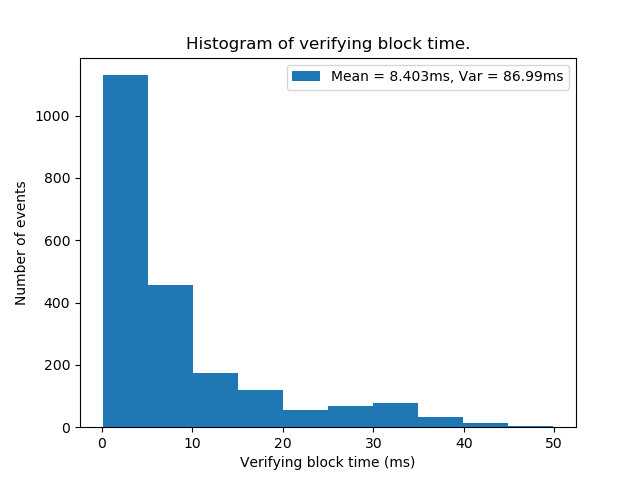

Python code for this plot:
import numpy as np
import matplotlib.pyplot as plt

data = np.loadtxt("../stats/verifying_block_time")
data = data / 1000000
mean = np.mean(data)
var = np.var(data)
s_mean = str(mean)
s_var = str(var)
plt.figure(1)
plt.hist(data, label="Mean = " + s_mean[:5] + "ms, Var = " + s_var[:5] + "ms")
plt.xlabel("Verifying block time (ms)")
plt.ylabel("Number of events")
plt.title("Histogram of verifying block time.")
plt.legend()
plt.savefig("verifying_block_time.png")